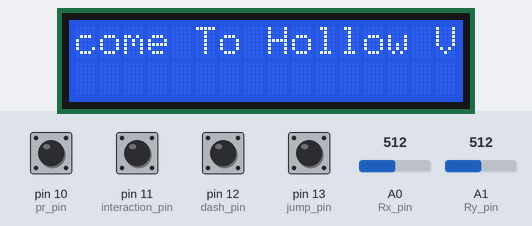
The sketch below on a simulated Arduino Uno, built with avr-gcc and run on an emulated ATmega328P. On the bench: 16×2 character LCD. The test bench sets the inputs (shaded band); at power-on: pin 10 (pr_pin), pin 11 (interaction_pin), pin 12 (dash_pin), pin 13 (jump_pin) HIGH, A1 (Ry_pin) = 512, A0 (Rx_pin) = 512. What the sketch prints to the serial monitor is not drawn.

Above: at 1.2 s.
1.3 s: A1 (Ry_pin) set to 716
At 1.9 s:
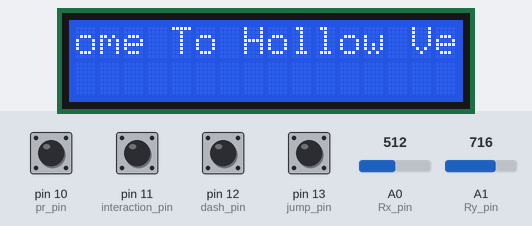
3.5 s: A0 (Rx_pin) set to 306
At 3.9 s:
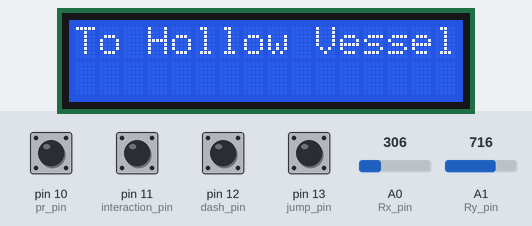
5.5 s: pin 10 (pr_pin) pulled LOW for 0.6 s
7.6 s: pin 11 (interaction_pin) pulled LOW for 0.6 s
9.7 s: pin 12 (dash_pin) pulled LOW for 0.6 s
12.1 s: pin 13 (jump_pin) pulled LOW for 0.6 s
Timing chart, 0 to 15.1 s (numbered marks = the images above; inputs shaded):
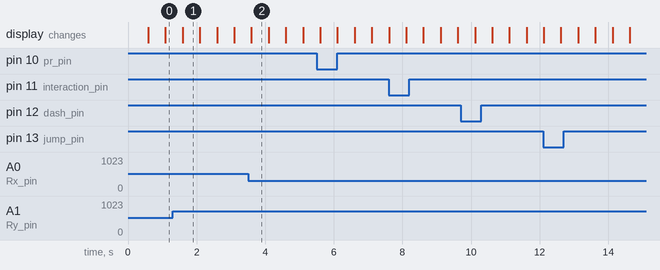

The sketch:

controller.ino
```cpp
/* -----------------------------------------------
* @team:   by_kayori_Nova_Grp
* @author: zouari_omar
* @update: 04//24
? @file:   controller.ino
----------------------------------------------- */

//? ----------------------- NOTE SECTION DECLARATION PART -----------------------
/*
* if we can use "Serial.begin(115200)", use it. it give a quick communication response
! we don't use the switch_joystick_button
*/

//? -------------------- INCLUDE PROTOTYPE DECLARATION PART --------------------
#include <LiquidCrystal_I2C.h>

//? -------------- LCD MSG(S) PROTOTYPE DECLARATION PART --------------
#define LCD_MSG00  "Welcome To Hollow Vessels"

//* init the lcd
LiquidCrystal_I2C lcd(0x27, 16, 2);

//? ------------------ PINS PROTOTYPE DECLARATION PART ------------------
//* define the Rx, Ry pins
const int Rx_pin           = A0;
const int Ry_pin           = A1;

//* define the 2 mvs switch button pins
const int jump_pin         = 13;
const int dash_pin         = 12;

//* define the interaction switch button pin
const int interaction_pin  = 11;

//* define the pause/resume  switch button pin
const int pr_pin           = 10;

//? -------------- PUBLIC VARS PROTOTYPE DECLARATION PART --------------
//* define the X/Y vars
int x,
    y;

//* define the input delay
int dt = 500;


//? ----------------------- FUNCTIONS PROTOTYPE DEV PART -----------------------
void setup() {
    //* set the @serial_monitor_reading_speed
    Serial.begin(115200);

    //? -- init the LCD --
    lcd.init();
    lcd.backlight();

    //? -- INPUT pins mode declaration part --
    //* set Rx_pin, Ry_pin in IM
    pinMode(Rx_pin,          INPUT);
    pinMode(Ry_pin,          INPUT);

    //* set Rx_pin, Ry_pin in IM
    pinMode(jump_pin,        INPUT_PULLUP);
    pinMode(dash_pin,        INPUT_PULLUP);

    //* set the interaction_pin in IM
    pinMode(interaction_pin, INPUT_PULLUP);

    //* set the pr_pin in IM
    pinMode(pr_pin,          INPUT_PULLUP);

    //* set interaction_pin in HIGH read mode
    digitalWrite(interaction_pin, HIGH);

    lcd.setCursor(0, 0);
    lcd.print(LCD_MSG00);
}

void loop() {
    //* scroll the lcd txt to the left
    lcd.scrollDisplayLeft();

    //* detect the @joystick_directions using the Rx/Ry pins (8 direction)
    x = analogRead(Rx_pin);

    //* detect the Ry_pin actions
    y = analogRead(Ry_pin);

    Serial.println(x, y);

    //* detect the 2 moves pins actions    :: active in LOW mode
    if (!digitalRead(jump_pin))
        Serial.println("j");

    if (!digitalRead(dash_pin))
        Serial.println("d");

    //* detect the interaction_pin actions :: active in LOW mode
    if (!digitalRead(interaction_pin))
        Serial.println("i");

    //* detect the pr_pin actions          :: active in LOW mode
    if (!digitalRead(pr_pin))
        Serial.println("p");

    delay(dt);
}
```

Measured:
- what the display in image 1 shows lasts 0.5 s, from 1.6 s to 2.1 s
